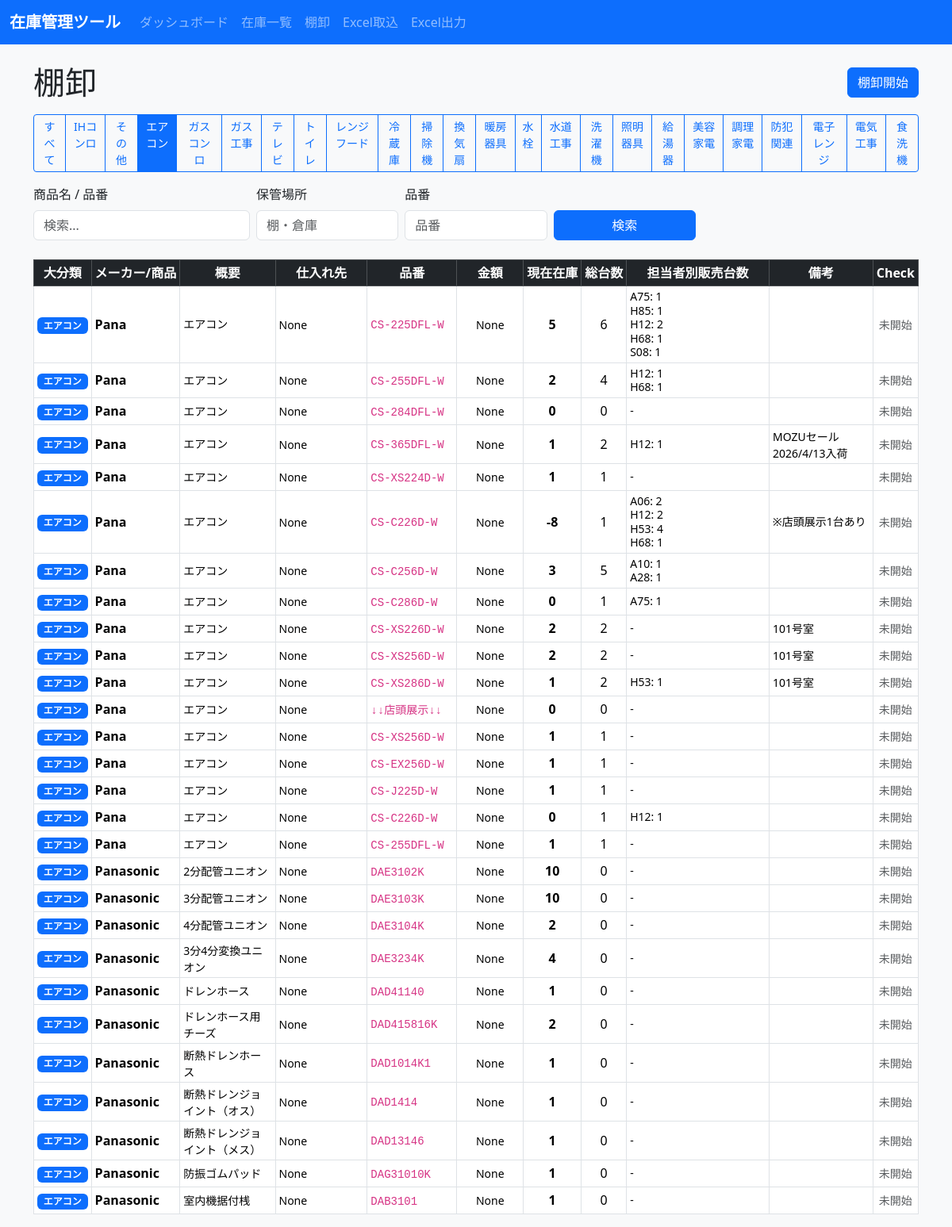
Before: /stocktaking?big_category=エアコン&q=&sku=&location= with the older database file.
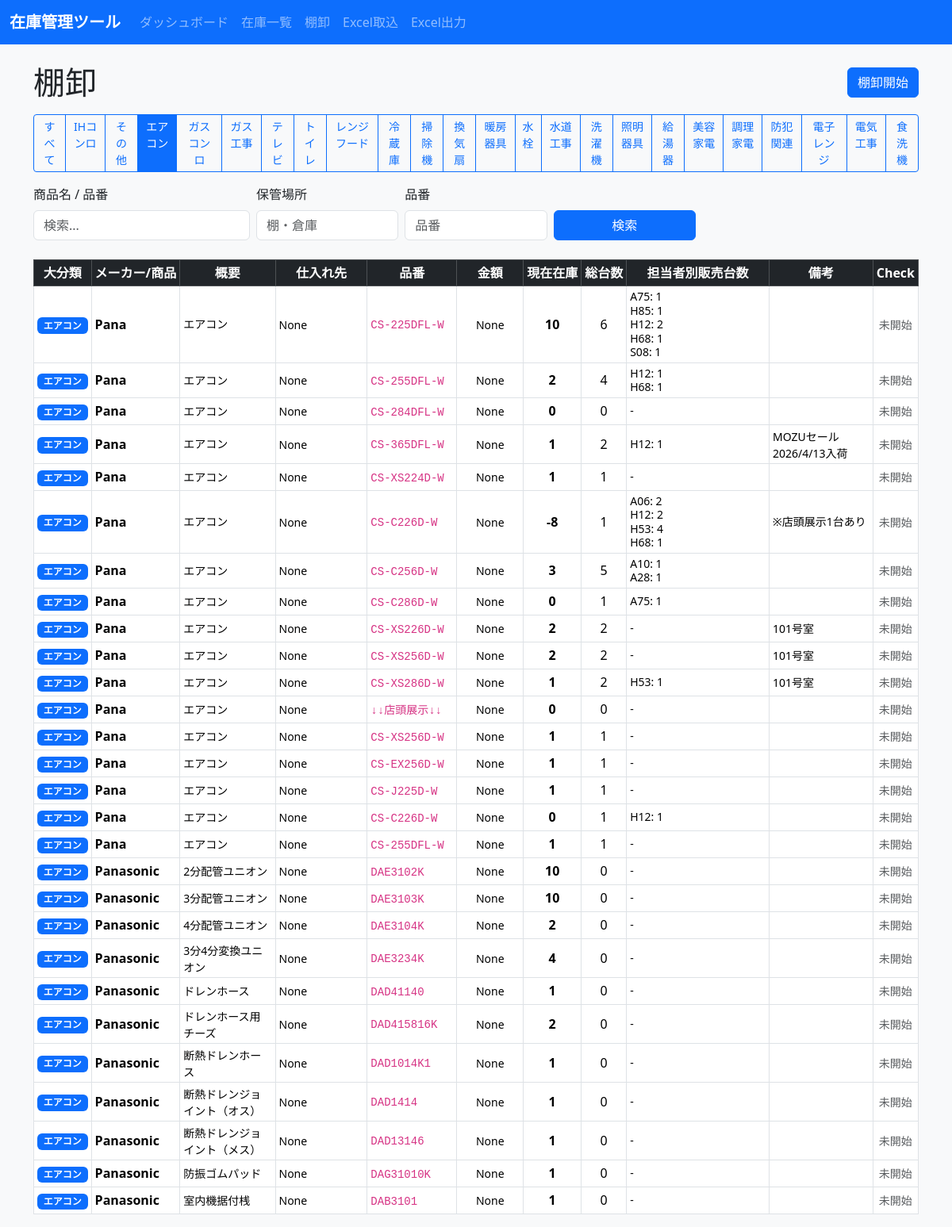
After: the same page with the newer database file.
### tables this page shows
CREATE TABLE products (
            id INTEGER PRIMARY KEY AUTOINCREMENT,
            source_sheet TEXT,
            source_row INTEGER,
            big_category TEXT,
            maker_or_product TEXT,
            overview TEXT,
            sku TEXT NOT NULL,
            stock_status TEXT,
            display_flag TEXT,
            available_stock INTEGER NOT NULL DEFAULT 0,
            total_stock INTEGER NOT NULL DEFAULT 0,
            reorder_point INTEGER NOT NULL DEFAULT 0,
            staff_stock_json TEXT,
            notes TEXT,
            imported_at TEXT,
            current_stock INTEGER NOT NULL DEFAULT 0,
            name TEXT NOT NULL,
            category TEXT,
            location TEXT,
            last_in_date TEXT,
            last_out_date TEXT,
            created_at TEXT NOT NULL,
            updated_at TEXT NOT NULL
        , supplier TEXT, amount TEXT);

### inventory_app/app.py (the view)
@app.route("/stocktaking")
def stocktaking():
    params = parse_search_args()
    sql, values = build_product_query(params)
    conn = get_db_connection()
    products = conn.execute(sql, values).fetchall()
    big_categories_result = conn.execute(
        "SELECT DISTINCT big_category FROM products WHERE big_category IS NOT NULL AND big_category != '' ORDER BY big_category"
    ).fetchall()
    big_categories = [row[0] for row in big_categories_result]
    conn.close()
    return render_template(
        "stocktaking.html",
        products=products,
        params=params,
        big_categories=big_categories,
        is_started=session.get("stocktaking_started", False),
        checked_product_ids=set(session.get("stocktaking_checked_ids", [])),
    )

### inventory_app/app.py (called while the page is built)
def get_db_connection():
    conn = sqlite3.connect(DB_PATH)
    conn.row_factory = sqlite3.Row
    return conn

def format_staff_stock_display(staff_stock_json):
    if not staff_stock_json:
        return "-"
    try:
        data = json.loads(staff_stock_json)
        non_zero = {k: v for k, v in data.items() if v != 0}
        if not non_zero:
            return "-"
        return Markup("<br>".join([f"{escape(k)}: {escape(v)}" for k, v in non_zero.items()]))
    except Exception:
        return "-"

def parse_search_args():
    return {
        "q": request.args.get("q", "", type=str).strip(),
        "sku": request.args.get("sku", "", type=str).strip(),
        "big_category": request.args.get("big_category", "", type=str).strip(),
        "location": request.args.get("location", "", type=str).strip(),
    }

### inventory_app/templates/stocktaking.html (shortened to what the changed rows need)
{% extends 'base.html' %}
{% block content %}
  <div class="d-flex justify-content-between align-items-center mb-3">
    <h1 class="mb-0">棚卸</h1>
  </div>
  <div class="table-responsive">
    <table class="table table-bordered table-hover align-middle table-sm stock-table">
      <thead class="table-dark sticky-top">
        <tr>
          <th class="text-center">大分類</th>
          <th>メーカー/商品</th>
          <th class="stock-table-overview">概要</th>
          <th class="stock-table-supplier">仕入れ先</th>
          <th class="stock-table-sku">品番</th>
          <th class="text-center stock-table-amount">金額</th>
          <th class="text-center">現在在庫</th>
          <th class="text-center">総台数</th>
          <th class="stock-table-staff">担当者別販売台数</th>
          <th class="stock-table-notes">備考</th>
          <th class="text-center">Check</th>
        </tr>
      </thead>
      <tbody>
        {% for product in products %}
          <tr id="product-{{ product.id }}" class="{% if product.id in checked_product_ids %}table-success{% endif %}">
            <td class="text-center"><span class="badge bg-primary">{{ product.big_category }}</span></td>
            <td><strong>{{ product.maker_or_product }}</strong></td>
            <td class="stock-table-overview"><small>{{ product.overview }}</small></td>
            <td class="stock-table-supplier"><small>{{ product.supplier }}</small></td>
            <td class="stock-table-sku"><code>{{ product.sku }}</code></td>
            <td class="text-center stock-table-amount"><small>{{ product.amount }}</small></td>
            <td class="text-center"><strong>{{ product.current_stock }}</strong></td>
            <td class="text-center">{{ product.total_stock }}</td>
            <td class="stock-table-staff"><small>{{ product.staff_stock_json | format_staff_stock }}</small></td>
            <td class="stock-table-notes"><small>{{ product.notes }}</small></td>
            <td class="text-center">
              {% if is_started %}
                <div class="stocktaking-actions">
                  <form method="post" action="{{ url_for('stocktaking_check', product_id=product.id, q=params.q, sku=params.sku, big_category=params.big_category, location=params.location) }}">
                    <button type="submit" class="btn btn-sm {% if product.id in checked_product_ids %}btn-success{% else %}btn-outline-success{% endif %} stocktaking-action-btn" title="確認">✓</button>
                  </form>
                  <a href="{{ url_for('stocktaking_edit', product_id=product.id) }}" class="btn btn-sm btn-outline-warning stocktaking-action-btn" title="修正">修正</a>
                </div>
                {% if product.id in checked_product_ids %}
                  <span class="badge bg-success mt-1">確認済</span>
                {% endif %}
              {% else %}
                <span class="text-muted small">未開始</span>
              {% endif %}
            </td>
          </tr>
        {% else %}
          <tr>
            <td colspan="11" class="text-center text-muted py-4">
              <i class="bi bi-inbox"></i> 該当する商品が見つかりません。
            </td>
          </tr>
        {% endfor %}
      </tbody>
    </table>
  </div>
{% endblock %}

Changed rows visible on the page:
changed products "CS-225DFL-W": current_stock "5" → "10"
